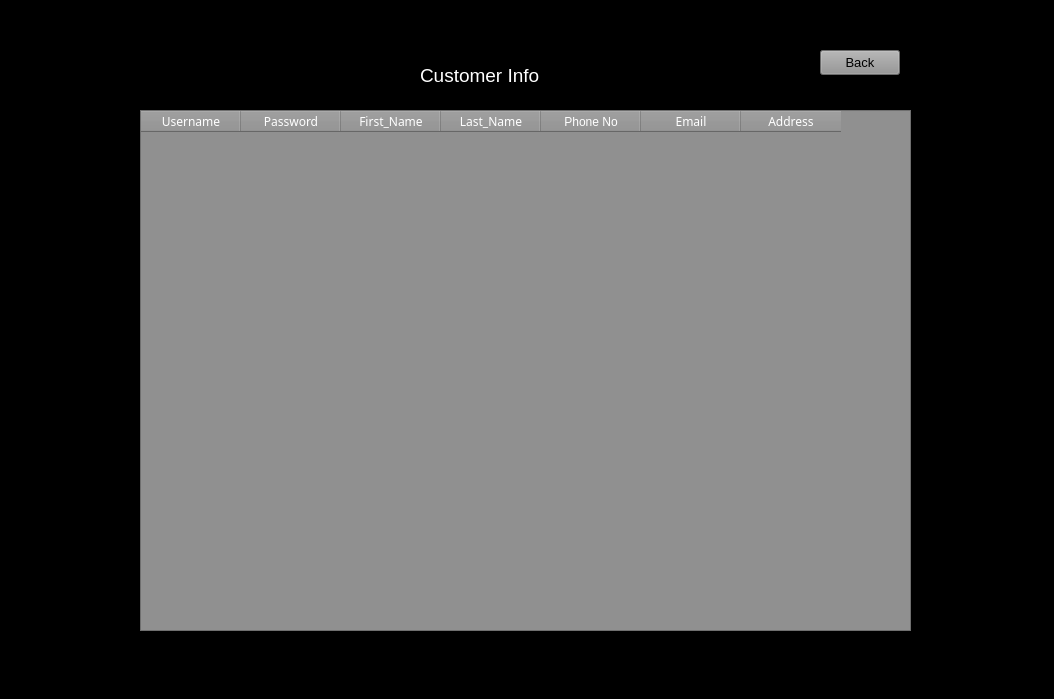
<?xml version="1.0" encoding="UTF-8"?>
<ui version="4.0">
 <class>Customer</class>
 <widget class="QFrame" name="Customer">
  <property name="geometry">
   <rect>
    <x>0</x>
    <y>0</y>
    <width>1054</width>
    <height>699</height>
   </rect>
  </property>
  <property name="windowTitle">
   <string>Frame</string>
  </property>
  <property name="styleSheet">
   <string notr="true">background-color: rgb(0, 0, 0);</string>
  </property>
  <widget class="QTableWidget" name="vb_widget">
   <property name="geometry">
    <rect>
     <x>140</x>
     <y>110</y>
     <width>771</width>
     <height>521</height>
    </rect>
   </property>
   <property name="styleSheet">
    <string notr="true">color: rgb(255, 255, 255);
gridline-color: rgb(0, 0, 0);
border-color: rgb(11, 11, 11);
background-color: rgb(144, 144, 144);</string>
   </property>
   <column>
    <property name="text">
     <string>Username</string>
    </property>
    <property name="font">
     <font>
      <family>Proxima Nova</family>
     </font>
    </property>
   </column>
   <column>
    <property name="text">
     <string>Password</string>
    </property>
    <property name="font">
     <font>
      <family>Proxima Nova</family>
     </font>
    </property>
   </column>
   <column>
    <property name="text">
     <string>First_Name</string>
    </property>
    <property name="font">
     <font>
      <family>Proxima Nova</family>
     </font>
    </property>
   </column>
   <column>
    <property name="text">
     <string>Last_Name</string>
    </property>
    <property name="font">
     <font>
      <family>Proxima Nova</family>
     </font>
    </property>
   </column>
   <column>
    <property name="text">
     <string>Phone No</string>
    </property>
   </column>
   <column>
    <property name="text">
     <string>Email</string>
    </property>
    <property name="font">
     <font>
      <family>Proxima Nova</family>
     </font>
    </property>
   </column>
   <column>
    <property name="text">
     <string>Address</string>
    </property>
    <property name="font">
     <font>
      <family>Proxima Nova</family>
     </font>
    </property>
   </column>
  </widget>
  <widget class="QLabel" name="label">
   <property name="geometry">
    <rect>
     <x>420</x>
     <y>60</y>
     <width>281</width>
     <height>31</height>
    </rect>
   </property>
   <property name="font">
    <font>
     <pointsize>14</pointsize>
    </font>
   </property>
   <property name="styleSheet">
    <string notr="true">color: rgb(255, 255, 255);</string>
   </property>
   <property name="text">
    <string>Customer Info</string>
   </property>
  </widget>
  <widget class="QPushButton" name="btn_back">
   <property name="geometry">
    <rect>
     <x>820</x>
     <y>50</y>
     <width>80</width>
     <height>25</height>
    </rect>
   </property>
   <property name="font">
    <font>
     <pointsize>10</pointsize>
    </font>
   </property>
   <property name="styleSheet">
    <string notr="true">background-color: rgb(148, 148, 148);
color: rgb(0, 0, 0);</string>
   </property>
   <property name="text">
    <string>Back</string>
   </property>
  </widget>
 </widget>
 <resources/>
 <connections/>
</ui>
